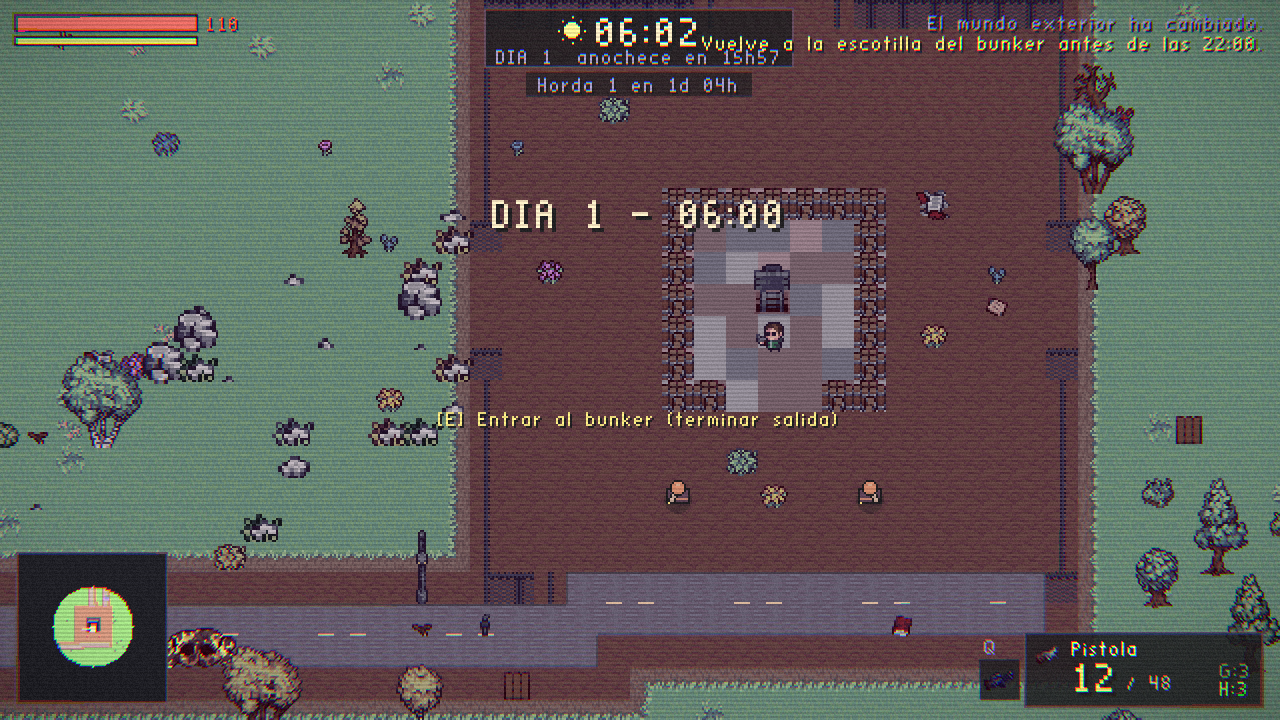
#> input picture build/c1.bmp, 1280 x 720 px, found by its file name
$ python color_scan.py c1.bmp
#> lines starting #> are read from the running program, lines starting #| are printed output that depends on the picture
import os, sys
from PIL import Image

base = r'C:\Users\lgrhd\Desktop\Random\assets\sprites\Tiles'
T = 16

def mean_stats(t):
    rs=gs=bs=0; n=0
    for y in range(T):
        for x in range(T):
            p = t.getpixel((x,y))
            if p[3] > 40:
                rs+=p[0]; gs+=p[1]; bs+=p[2]; n+=1
    if n==0: return None
    return (rs//n, gs//n, bs//n)

def chan(v): return max(0, min(255, v))

if __name__ == '__main__':
    fn = sys.argv[1]
    p = os.path.join(base, fn)
    img = Image.open(p).convert('RGBA')
    w,h = img.size
#> w = 1280; h = 720
    cols,rows = w//T, h//T
#> cols = 80; rows = 45
    print(f'== {fn} cols={cols} rows={rows}')
#| == c1.bmp cols=80 rows=45
    for r in range(rows):
        for c in range(cols):
            mx = (r*cols + c)
            t = img.crop((c*T, r*T, c*T+T, r*T+T))
            m = mean_stats(t)
            if not m:
                print(f'tile{mx:3d} EMPTY')
                continue
            R,G,B = m
            sat = max(R,G,B) - min(R,G,B)
            lum = (R+G+B)//3
            # classify
            if B > R+15 and B > G+5:
                kind='WATER'
            elif G > R+10 and G >= B:
                kind='GRASS'
            elif R > B+6:
                kind = 'ORANGE' if sat > 40 else 'TAN'
            elif abs(R-G) < 8 and abs(G-B) < 8:
                kind = 'BRIGHT' if lum > 150 else 'GRAY'
            else:
                kind='MIX'
            print(f'tile{mx:3d} rgb({R:3d},{G:3d},{B:3d}) sat={sat:2d} lum={lum:3d} -> {kind}')
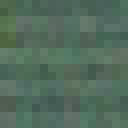
#> t: PIL image 16x16 RGBA (shown 8 times larger); mean R, G, B, A 82.6, 107.7, 92.5, 255

$ run again, on build/d1.bmp
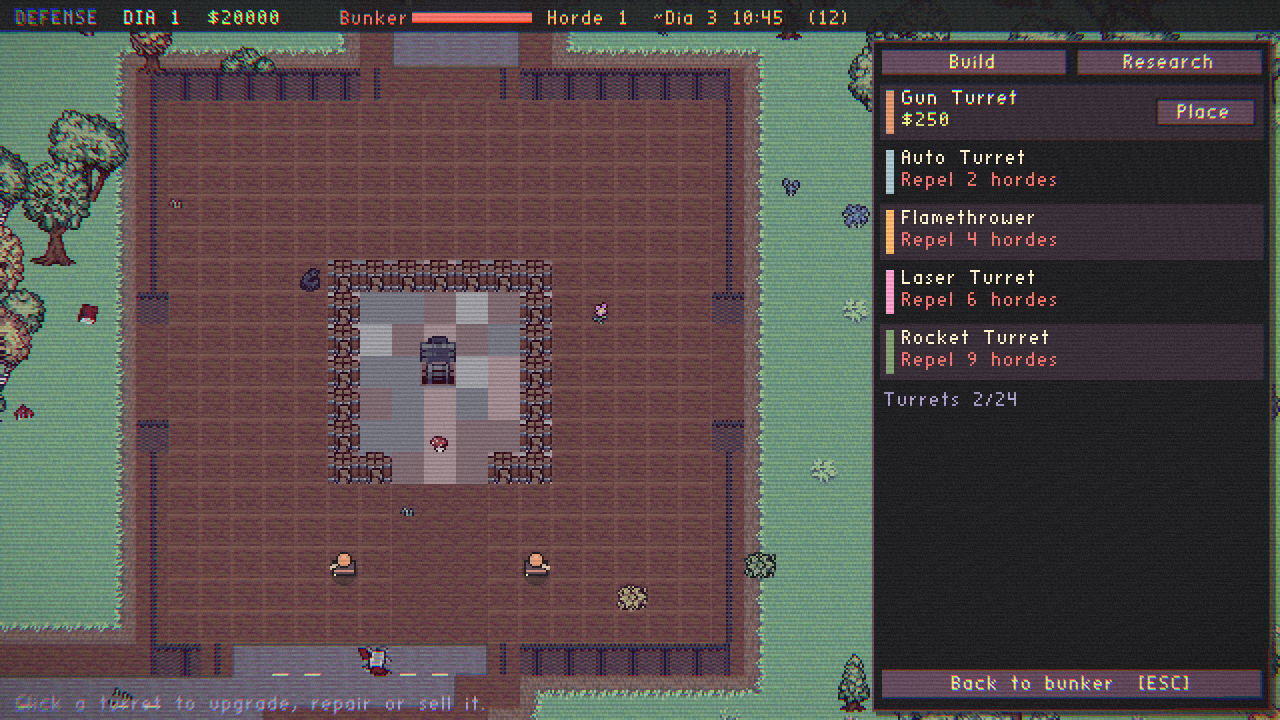
#> input picture build/d1.bmp, 1280 x 720 px, found by its file name
#| == d1.bmp cols=80 rows=45
#> after the loop `for r in range(rows):`:
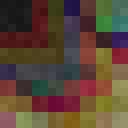
#> t: PIL image 16x16 RGBA (shown 8 times larger); mean R, G, B, A 91.4, 70.2, 54, 255

$ run again, on build/s1.bmp
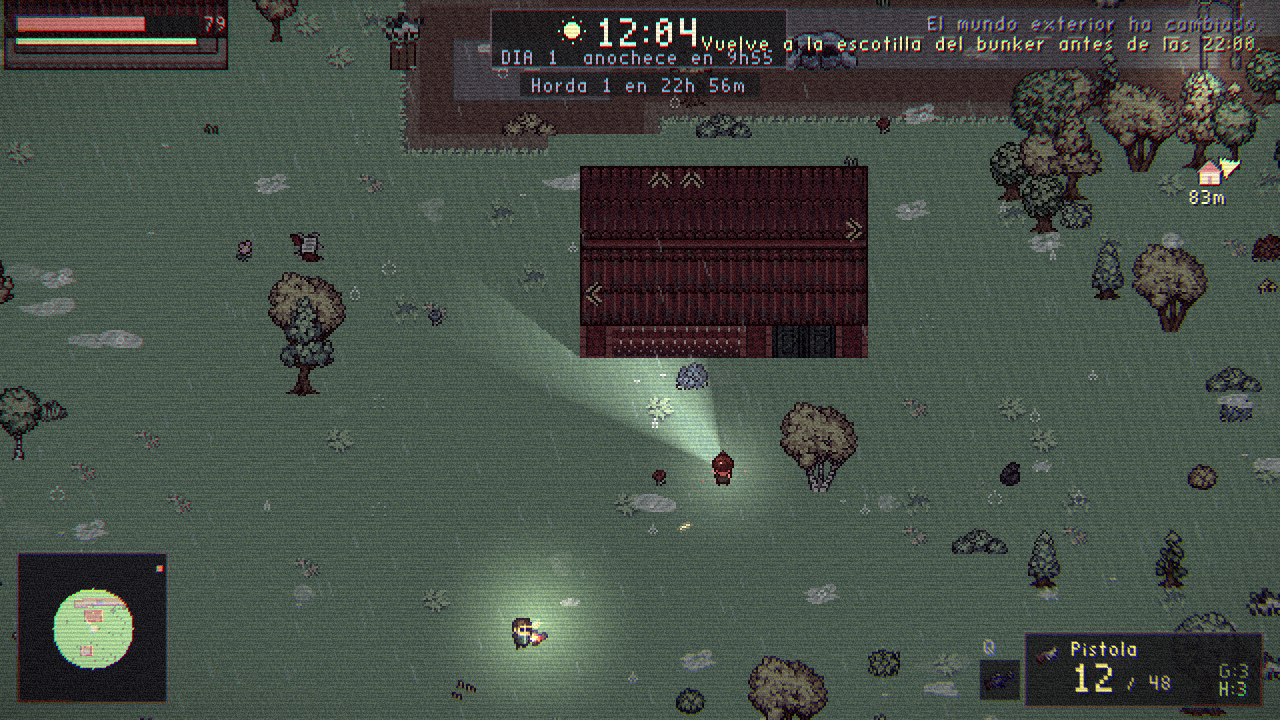
#> input picture build/s1.bmp, 1280 x 720 px, found by its file name
#| == s1.bmp cols=80 rows=45
#> after the loop `for r in range(rows):`:
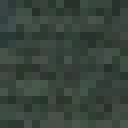
#> t: PIL image 16x16 RGBA (shown 8 times larger); mean R, G, B, A 55.9, 67.9, 59.8, 255
